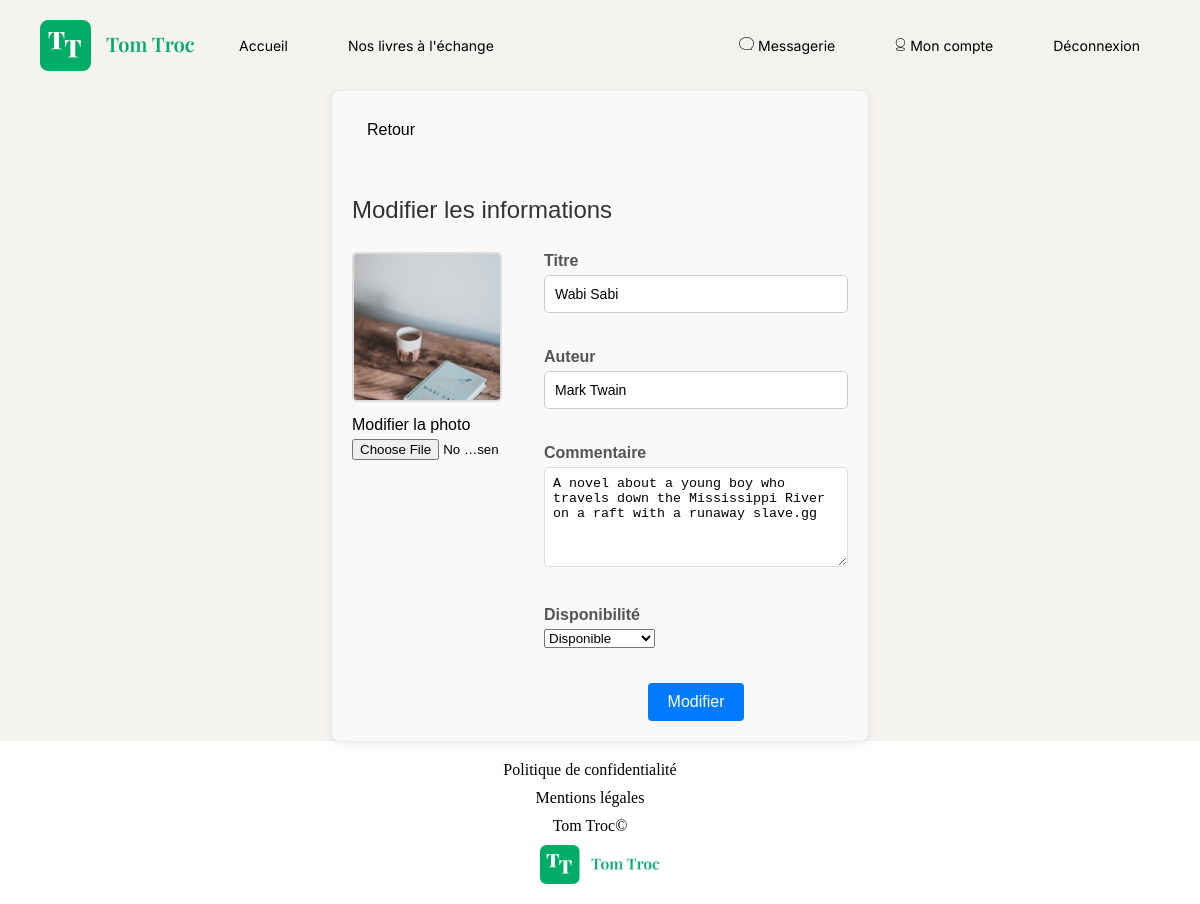
The page /index.php?action=editbook&id=6 (signed in) on the database as committed earlier.
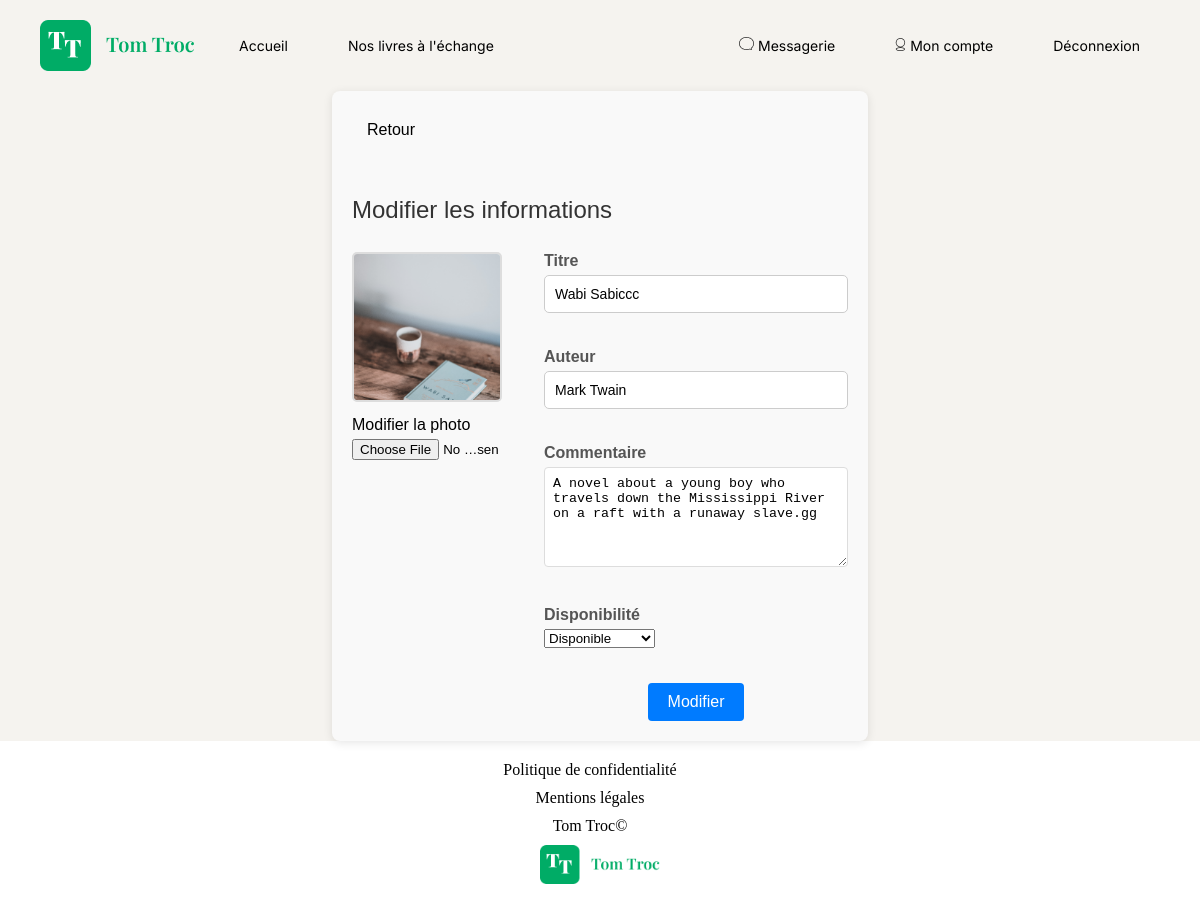
The same page on the database as committed later.
### tables this page shows
CREATE TABLE IF NOT EXISTS `book` (
  `id` int NOT NULL AUTO_INCREMENT,
  `title` varchar(255) NOT NULL,
  `author` varchar(255) NOT NULL,
  `img` varchar(255) NOT NULL,
  `description` text NOT NULL,
  `createdAt` timestamp NOT NULL DEFAULT CURRENT_TIMESTAMP,
  `updatedAt` timestamp NULL DEFAULT CURRENT_TIMESTAMP,
  `available` tinyint(1) NOT NULL,
  `user_id` int DEFAULT NULL,
  PRIMARY KEY (`id`),
  KEY `fk_user` (`user_id`)
);

### views/View.php (called while the page is built, shortened)
<?php
class View
{
    public function render(string $viewName, array $params = []): void
    {
        $viewPath = $this->buildViewPath($viewName);
        $description = $this->_renderViewFromTemplate($viewPath, $params);
    }
    private function _renderViewFromTemplate(string $viewPath, array $params = []): string
    {
        if (file_exists($viewPath)) {
            extract($params);
            require($viewPath);
            return ob_get_clean();
        } else {
            throw new Exception("La vue '$viewPath' est introuvable.");
        }
    }
    private function buildViewPath(string $viewName): string
    {
        return TEMPLATE_VIEW_PATH . $viewName . '.php';
    }
}

### controllers/BookController.php (called while the page is built, shortened)
<?php
class BookController
{
    private $bookManager;
    public function __construct()
    {
        $this->bookManager = new BookManager();
    }
    public function editBook($bookId): void
    {
        try {
            $book = $this->bookManager->getBookById($bookId);
            $view = new View('Book Edit');
            $view->render('book-edit', ['book' => $book]);
        } catch (Exception $e) {
            Utils::redirect("editBook", ["id" => $bookId, "status" => "error", "message" => $e->getMessage()]);
        }
    }
}

### index.php (called while the page is built, shortened)
<?php
$action = Utils::request('action', 'home');
$bookId = Utils::request('id', 0);
try {
    $bookController = new BookController();
    switch ($action) {
        case 'editbook':
            if ($bookId > 0) {
                $bookController->editBook($bookId);
            } else {
                throw new Exception("ID du livre invalide.");
            }
            break;
    }
} catch (Exception $e) {
    error_log("Exception capturée : " . $e->getMessage());
    $errorView = new View('Erreur');
    $errorView->render('errorPage', ['errorMessage' => $e->getMessage()]);
}

### models/DBmanager.php (called while the page is built, shortened)
<?php
class DBManager
{
    private static $instance;
    private $db;
    private function __construct()
    {
        $this->db = new PDO('mysql:host=' . DB_HOST . ';dbname=' . DB_NAME . ';charset=utf8', DB_USER, DB_PASS);
        $this->db->setAttribute(PDO::ATTR_ERRMODE, PDO::ERRMODE_EXCEPTION);
        $this->db->setAttribute(PDO::ATTR_DEFAULT_FETCH_MODE, PDO::FETCH_ASSOC);
    }
    public static function getInstance() : DBManager
    {
        if (!self::$instance) {
            self::$instance = new DBManager();
        }
        return self::$instance;
    }
    public function query(string $sql, ?array $params = null) : PDOStatement
    {
        if ($params == null) {
            $query = $this->db->query($sql);
        } else {
            $query = $this->db->prepare($sql);
            $query->execute($params);
        }
        return $query;
    }
}

### models/BookManager.php (called while the page is built, shortened)
<?php
class bookManager extends AbstractEntityManager
{
    public function getBookById(int $id): ?Book
    {
        $sql = "SELECT * FROM book WHERE id = " . (int)$id;
        $result = $this->db->query($sql);
        $bookData = $result->fetch(PDO::FETCH_ASSOC);
        return $bookData ? new Book($bookData) : null;
    }
}

### models/AbstractEntity.php (called while the page is built, shortened)
<?php
abstract class AbstractEntity
{
    protected function hydrate(array $data) : void
    {
        foreach ($data as $key => $value) {
            $method = 'set' . str_replace('_', '', ucwords($key, '_'));
        }
    }
}

### models/Book.php (called while the page is built, shortened)
<?php
class Book extends AbstractEntity
{
    protected int $id;
    private string $title = "";
    private string $author = "";
    private ?string $img = null;
    private string $description = "";
    private bool $available = true;
    public function __construct(array $data = [])
    {
        $this->id = $data['id'] ?? 0;
        $this->userId = $data['user_id'] ?? 0;
        $this->title = $data['title'] ?? '';
        $this->author = $data['author'] ?? '';
        $this->description = $data['description'] ?? '';
        $this->img = isset($data['img']) ? $data['img'] : '/assets/img/defaultBook.webp';
        $this->available = isset($data['available']) ? (bool)$data['available'] : true;
        if ($this->userId !== 0) {
            $userManager = new UserManager();
            $this->user = $userManager->getUserById($this->userId);
        }
    }
    public function getId(): int
    {
        return $this->id;
    }
    public function setId(int $id): void
    {
        $this->id = $id;
    }
    public function setTitle(string $title): void
    {
        $this->title = $title;
    }
    public function getTitle(): string
    {
        return $this->title;
    }
    public function setAuthor(string $author): void
    {
        $this->author = $author;
    }
    public function getAuthor(): string
    {
        return $this->author;
    }
    public function setImg(?string $img): void
    {
        $this->img = $img;
    }
    public function getImg(): ?string
    {
        return $this->img;
    }
    public function setDescription(string $description): void
    {
        $this->description = $description;
    }
    public function getDescription(int $length = -1): string
    {
        return $this->description;
    }
    public function setAvailable(bool $available): void
    {
        $this->available = $available;
    }
    public function isAvailable(): bool
    {
        return $this->available;
    }
    public function setCreatedAt(string|DateTime $createdAt, string $format = 'Y-m-d H:i:s'): void
    {
        if (is_string($createdAt)) {
            $createdAt = DateTime::createFromFormat($format, $createdAt);
        }
    }
    public function setUpdatedAt(string|DateTime|null $updatedAt): void
    {
        if ($updatedAt === null) {
            $this->updatedAt = null;
        } elseif (is_string($updatedAt)) {
            $this->updatedAt = DateTime::createFromFormat('Y-m-d H:i:s', $updatedAt);
        } elseif ($updatedAt instanceof DateTime) {
            $this->updatedAt = $updatedAt;
        }
    }
}

### models/UserManager.php (called while the page is built, shortened)
<?php
class UserManager extends AbstractEntityManager
{
    public function getUserById(int $id): ?User
    {
        $sql = "SELECT * FROM user WHERE id = :id";
        try {
            $result = $this->db->query($sql, [":id" => $id]);
            $userData = $result->fetch(PDO::FETCH_ASSOC);
            return $userData ? new User($userData) : null;
        } catch (PDOException $e) {
            error_log("Erreur lors de la recherche de l'utilisateur : " . $e->getMessage());
            return null;
        }
    }
}

### views/templates/book-edit.php (the view, shortened to what the changed rows need)
<?php
$isEditing = isset($book) && $book->getId() > 0;
$pageTitle = $isEditing ? "Modifier les informations" : "Ajouter un nouveau livre";
$backUrl = $isEditing ? "index.php?action=book-detail&id=" . $book->getId() : "index.php?action=myAccount";
?>
<div class="book-edit-container">
    <a href="<?= $backUrl ?>" class="back-button">Retour</a>
    <h2 class="edit-title"><?= $pageTitle ?></h2>
    <div class="book-edit-content">
        <div class="book-image-section">
            <img id="bookImage" src="<?= htmlspecialchars($book->getImg() ?: '/assets/img/defaultBook.webp', ENT_QUOTES, 'UTF-8') ?>" alt="Photo du livre">
            <div class="image-upload">
                <label for="img" class="upload-label">Modifier la photo</label>
                <input type="file" id="img" name="img" class="file-input" accept="image/*" onchange="previewImage(this);">
            </div>
        </div>
        <div class="book-form-section">
            <form id="bookForm" action="index.php?action=<?= $isEditing ? 'editbook&id=' . $book->getId() : 'addBook' ?>" method="post" enctype="multipart/form-data" class="edit-form" onsubmit="return confirmSubmission();">
                <div class="form-group">
                    <label for="title" class="form-label">Titre</label>
                    <input type="text" id="title" name="title" value="<?= $isEditing ? htmlspecialchars($book->getTitle()) : '' ?>" required class="form-input">
                </div>
                <div class="form-group">
                    <label for="author" class="form-label">Auteur</label>
                    <input type="text" id="author" name="author" value="<?= $isEditing ? htmlspecialchars($book->getAuthor()) : '' ?>" required class="form-input">
                </div>
                <div class="form-group">
                    <label for="description" class="form-label">Commentaire</label>
                    <textarea id="description" name="description" required class="form-textarea"><?= $isEditing ? htmlspecialchars($book->getDescription()) : '' ?></textarea>
                </div>
                <div class="form-group">
                    <label for="available" class="form-label">Disponibilité</label>
                    <select id="available" name="available" class="form-select">
                        <option value="1" <?= $isEditing && $book->isAvailable() ? 'selected' : '' ?>>Disponible</option>
                    </select>
                </div>
            </form>
        </div>
    </div>
</div>

Rows that differ between the two databases and show on the page:
changed book "Modifier les informations": title "Wabi Sabi" → "Wabi Sabiccc"
